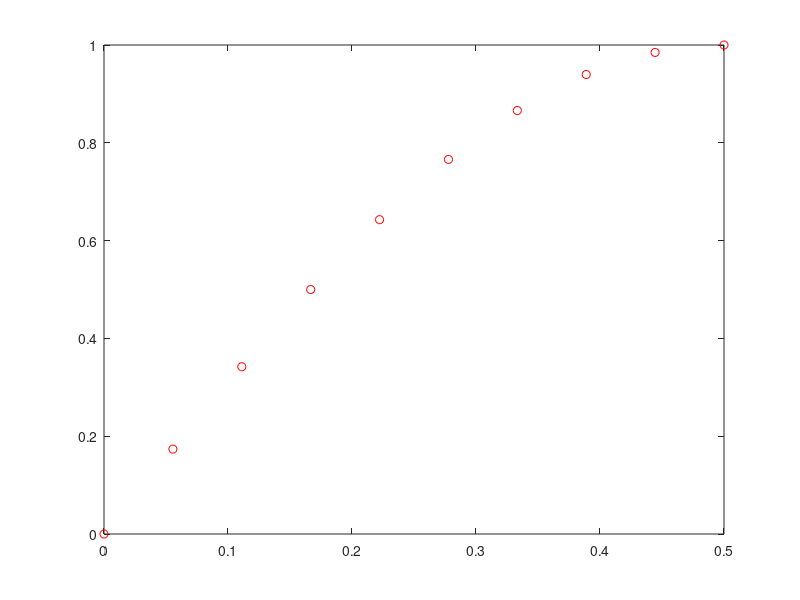

The MATLAB source for this figure: (Note: this script raises an error after producing the figure.)
function metodoSinson %Este es el Ejercicio2 del TP

vector_N = [4,6,8,12]; % numero de intervalos
t0=0; tf=0.5; %rango abscisas
vector_dt = [0,0,0,0];
vector_dt = (tf- t0) ./ vector_N ; % dt= (t0-tf)/N, el ./ se hace para la division con vectores
Log_dt_vector = [0,0,0,0];

%Declarar la funcion anonima
yg = @(t) sin(pi*t);

valor_exacto= 1/pi; % valor de sin(pi*t)

ISim_vector = [0,0,0,0];
Pendiente_vector = [0,0,0,0];
Er_vector = [0,0,0,0];
Log_Er_vector = [0,0,0,0];


for i=1:length(vector_N)

  N = vector_N(i);
  dt = abs(vector_dt(i));

   % Discretización del intervalo
    t = linspace(t0, tf, N+1);
    yk = yg(t);

ISim=0
for j=2:2:N
  ISim= ISim+dt*(yk(j-1)+4*yk(j)+yk(j+1))/3;
end

% calcular el error
Er= abs(ISim-valor_exacto);
Er_vector(i) = Er;

%ahora los valores de ISim
ISim_vector(i) = ISim;

%Valores de los logaritmos
Log_dt_vector(i) = log10(dt);
Log_Er_vector(i) = log10(Er);
end

%calculo para la pendiente
for i=2: length(vector_N)
  Pendiente_vector(i) = (Log_Er_vector(i)-Log_Er_vector(i-1))./(Log_dt_vector(i)-Log_dt_vector(i-1));
end

%mostrar los valores
for i=1:length(vector_N)
 printf('N = %d, Δt = %.8f, ISim(Δt) = %.8f, Er = %.8f, Log(Δt) = %.8f, Log(Er) = %.8f, Pendiente = %.8f\n', ...
        vector_N(i), vector_dt (i), ISim_vector(i),Er_vector(i), Log_dt_vector(i), Log_Er_vector(i), Pendiente_vector(i));
end
%Graficar la funcion
N=10;

t_cont = linspace(t0, tf, N);
yg_cont = sin(pi * t_cont); % evaluación de la función continua
grid on
plot(t_cont, yg_cont, 'or');
Legend('N=100')

endfunction
